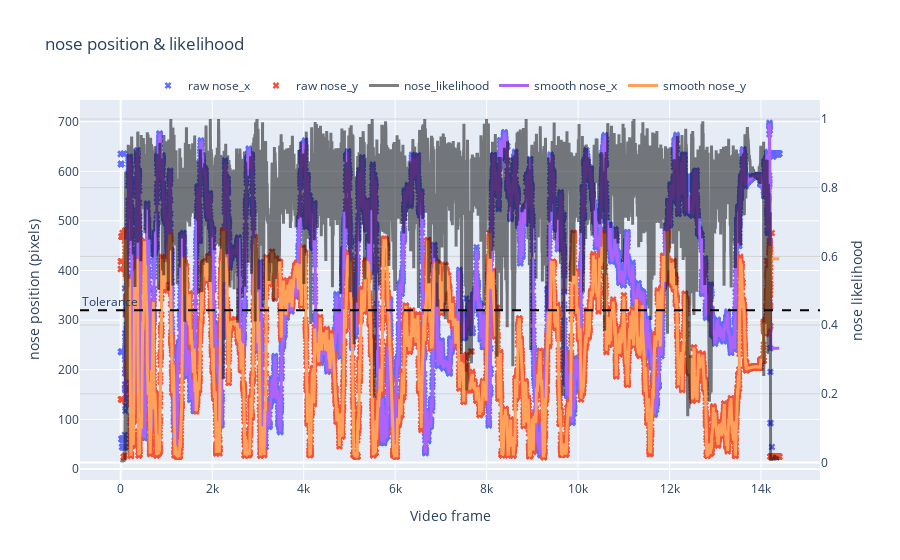

The notebook cell this image was saved under:
### Markdown cell above
---
#### 6. Now that we have our file, lets test our processing parameters in an example video

### Code cell
df_smooth = rst.filter_and_smooth_df(params, df_raw)

rst.plot_raw_vs_smooth(params, df_raw, df_smooth, bodypart='nose')

### Figure 1 — Plotly figure (JSON) as saved in the notebook; plotly's stock layout.template omitted (floating-point values rounded to 4 significant figures; data arrays with more than 128 entries replaced by an {"elided": "..."} marker saying what was removed)
{"data": [{"marker": {"size": 6, "symbol": "x"}, "mode": "markers", "name": "raw nose_x", "type": "scatter", "x": {"elided": "14400 int values"}, "y": {"elided": "14400 float values"}}, {"marker": {"size": 6, "symbol": "x"}, "mode": "markers", "name": "raw nose_y", "type": "scatter", "x": {"elided": "14400 int values"}, "y": {"elided": "14400 float values"}}, {"line": {"color": "black", "width": 3}, "name": "nose_likelihood", "opacity": 0.5, "type": "scatter", "x": {"elided": "14400 int values"}, "y": {"elided": "14400 float values"}, "yaxis": "y2"}, {"line": {"width": 3}, "name": "smooth nose_x", "type": "scatter", "x": {"elided": "14400 int values"}, "y": {"elided": "14400 float values"}}, {"line": {"width": 3}, "name": "smooth nose_y", "type": "scatter", "x": {"elided": "14400 int values"}, "y": {"elided": "14400 float values"}}], "layout": {"annotations": [{"showarrow": false, "text": "Tolerance", "x": 0, "xanchor": "left", "xref": "paper", "y": 0.4686, "yref": "y2"}], "legend": {"orientation": "h", "x": 0.5, "xanchor": "center", "y": 1, "yanchor": "bottom"}, "shapes": [{"line": {"color": "black", "dash": "dash"}, "type": "line", "x0": 0, "x1": 1, "xref": "paper", "y0": 0.4436, "y1": 0.4436, "yref": "y2"}], "title": {"text": "nose position & likelihood"}, "xaxis": {"title": {"text": "Video frame"}}, "yaxis": {"title": {"text": "nose position (pixels)"}}, "yaxis2": {"gridcolor": "lightgray", "overlaying": "y", "side": "right", "title": {"text": "nose likelihood"}}}}
